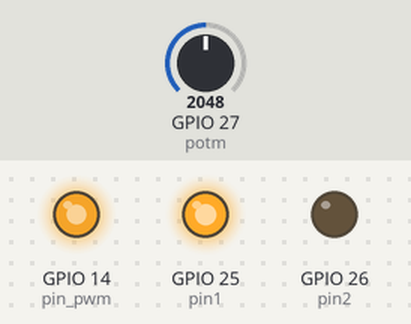
The sketch below on a simulated ESP32. Parts: output pins drawn as LEDs (lit = HIGH). The test bench sets the inputs (shaded band); at power-on: GPIO 27 (potm) = 2048. What the sketch prints to the serial monitor is not drawn.

Above: at 1.2 s.
1.3 s: GPIO 27 (potm) set to 2347
At 2.7 s:
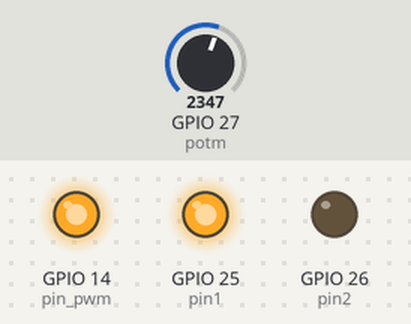
3.3 s: GPIO 27 (potm) set to 2432
At 4.2 s:
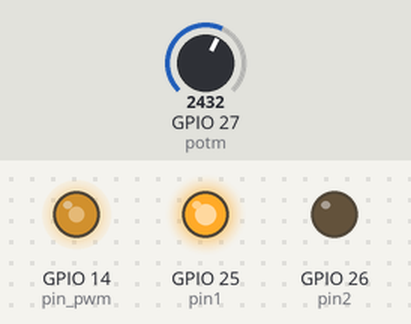
4.8 s: GPIO 27 (potm) set to 0
At 5.3 s:
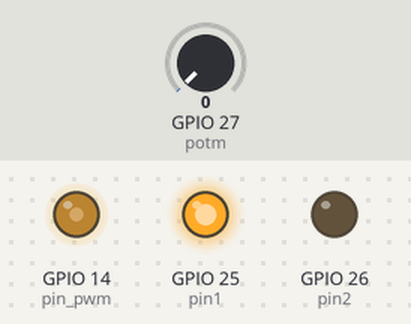
6.3 s: GPIO 27 (potm) set to 2047
At 7.6 s:
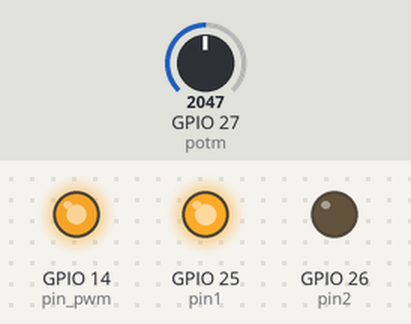
Timing chart, 0 to 8.8 s (numbered marks = the images above; inputs shaded):
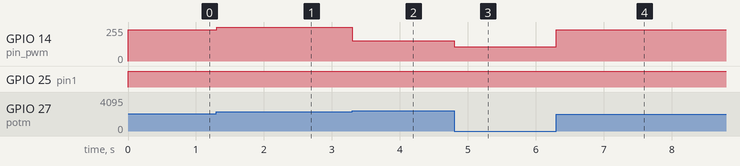

The sketch:

tukituki.ino
```cpp
int giro(int x, int y);
int pin_pwm=14;
int pin1=25;
int pin2=26;
int frecuencia_1=500;
int canal=0;
int resolucion=12;
int potm=27, lec2=0;

void setup (){
  pinMode(pin1,OUTPUT);
  pinMode(pin2,OUTPUT);
  Serial.begin(115200);
  pinMode(potm,INPUT);
  ledcSetup(canal,frecuencia_1,resolucion);
  ledcAttachPin(pin_pwm,canal);
}

void loop (){
  int res= giro(potm);
  ledcWrite(canal,res);
  digitalWrite(pin1, HIGH);
  digitalWrite(pin2, LOW);
  Serial.print("El valor del segundo potonciometro es: ");
  }

int giro(int x){
  int girom = x;
lec2=analogRead(x);
if (lec2>=2396 && lec2<=4095){
  girom=lec2;
}
 if (lec2>=0 && lec2<=2395){
 girom=lec2+1700;
  }
return girom;
}
```

Measured:
- the behaviour switches between 2395 and 2396 on GPIO 27 (potm) (found by bisection; images 1 and 2)
- after the input at 1.3 s, GPIO 14 (pin_pwm): 233/255 → 252/255 at once
- after the input at 3.3 s, GPIO 14 (pin_pwm): 252/255 → 151/255 at once
- after the input at 4.8 s, GPIO 14 (pin_pwm): 151/255 → 106/255 at once
- after the input at 6.3 s, GPIO 14 (pin_pwm): 106/255 → 233/255 at once
